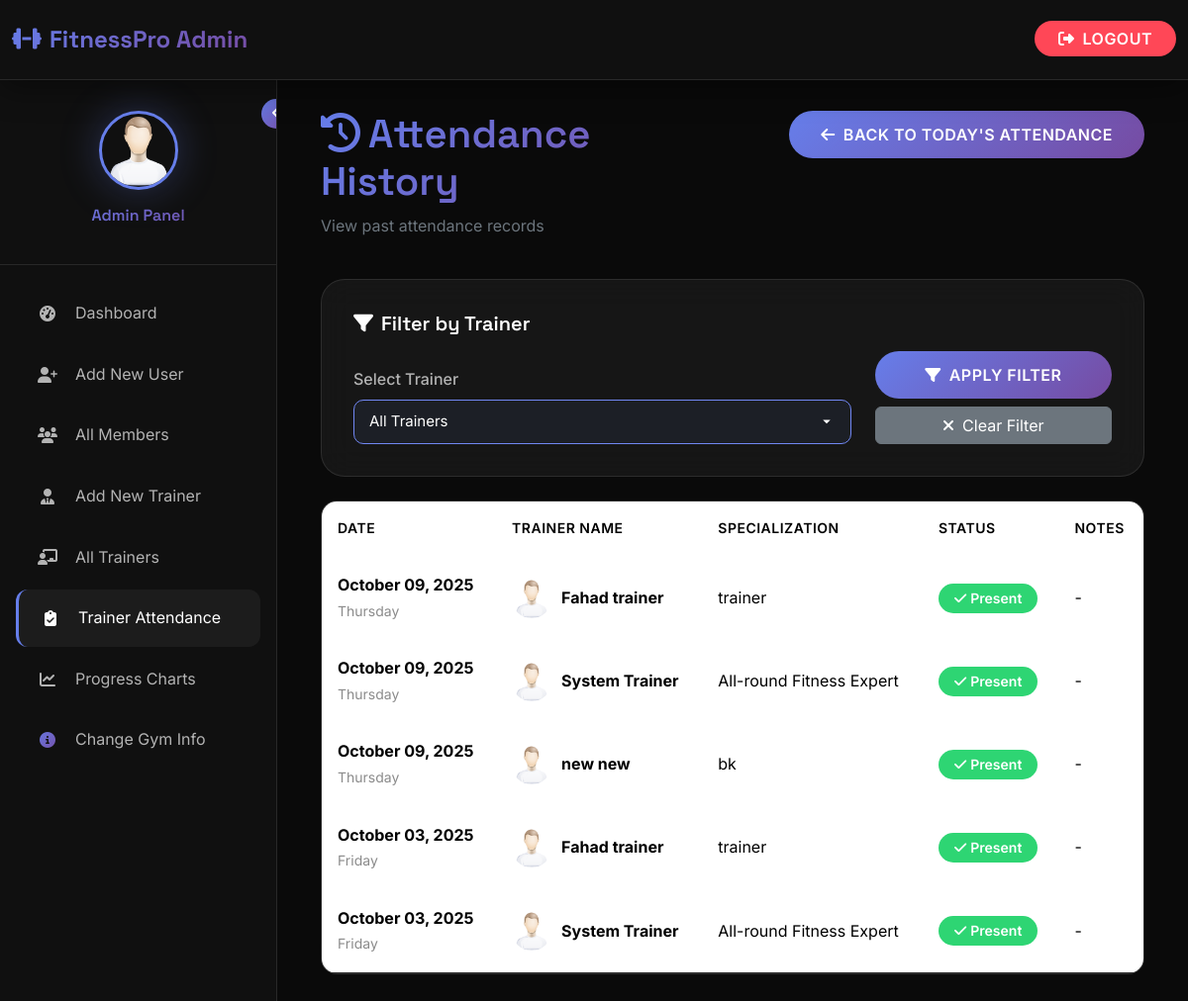
/attendance_history (signed in), run on an earlier commit of the app's database.
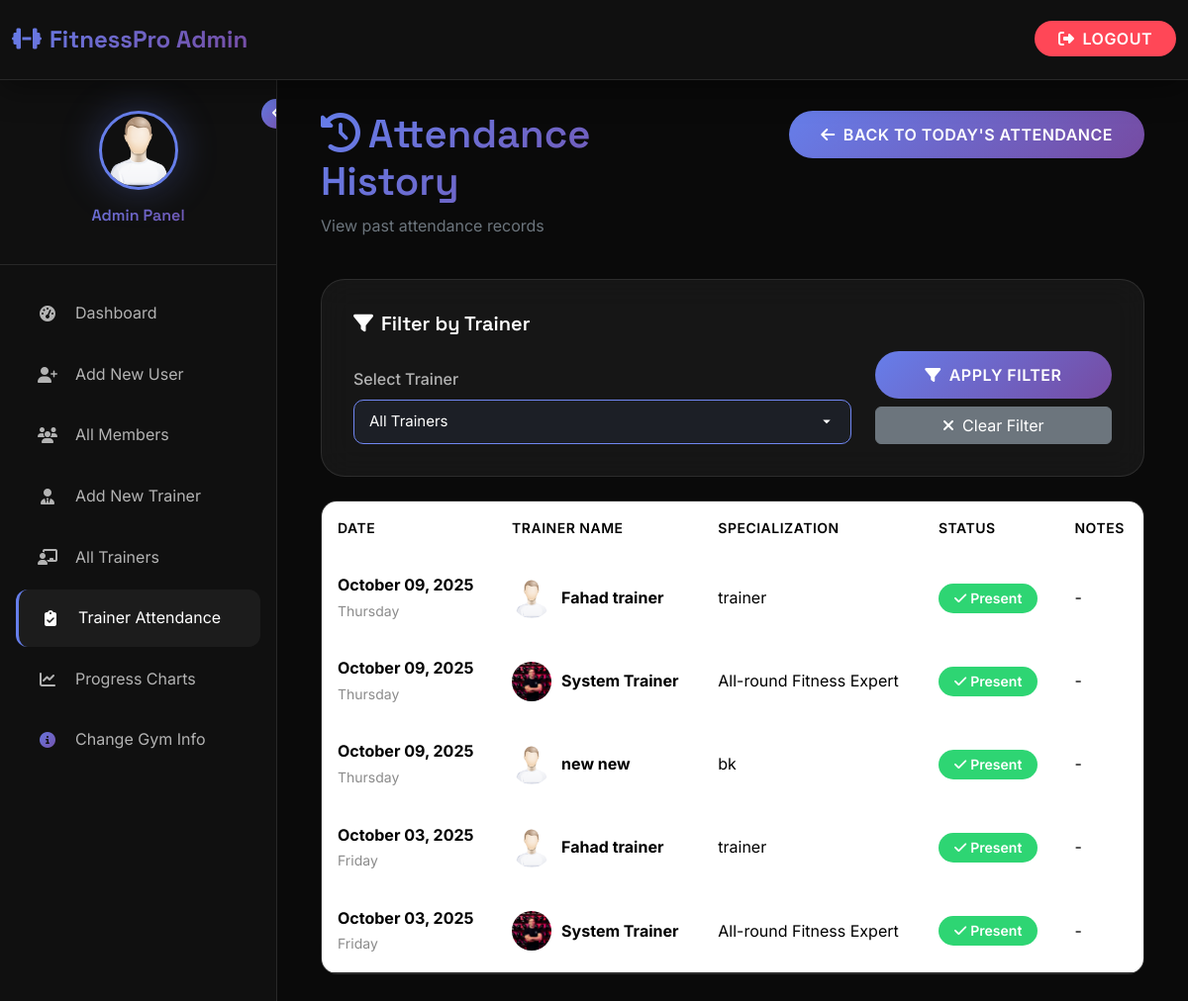
And on a later commit of the database.
### gym_management/gym_app/models.py (models this page shows, shortened)
class TrainerAttendance(models.Model):
    trainer = models.ForeignKey(Trainer, on_delete=models.CASCADE, related_name='attendance_records')
    date = models.DateField(default=timezone.now)
    present = models.BooleanField(default=True)
    notes = models.TextField(null=True, blank=True)
    class Meta:
        unique_together = ['trainer', 'date']

class Trainer(models.Model):
    first_name = models.CharField(max_length=50)
    last_name = models.CharField(max_length=50)
    email = models.CharField(max_length=50, null=True, blank=True)
    phone_number = models.CharField(max_length=20)
    username = models.CharField(max_length=150, unique=True)
    password = models.CharField(max_length=100)
    specialization = models.CharField(max_length=200, null=True, blank=True)
    image = models.ImageField(upload_to="trainers/", default="trainers/default.png", null=True, blank=True)
    created_at = models.DateTimeField(auto_now_add=True)

### gym_management/gym_app/views.py (the view)
# urls.py: path('attendance_history', views.attendance_history, name='attendance_history'),
def attendance_history(request):
    if 'admin_logged_in' not in request.session:
        return redirect('/admin_login')
    trainers = Trainer.objects.all()
    all_attendance = TrainerAttendance.objects.all().order_by('-date')
    trainer_filter = request.GET.get('trainer_id')
    if trainer_filter:
        all_attendance = all_attendance.filter(trainer_id=trainer_filter)
    data = {
        'trainers': trainers,
        'attendance_records': all_attendance,
        'selected_trainer': trainer_filter,
        'pending_count': Gym_user.get_pending_approvals().count(),
        'trainer_request_count': Gym_user.get_trainer_requests().count()
    }
    return render(request, 'admin/attendance_history.html', data)

### gym_management/gym_app/context_processors.py (called while the page is built)
def logged_in_user(request):
    user = None
    trainer = None
    if request.session.get('user_id'):
        try:
            user = Gym_user.objects.get(id=request.session['user_id'])
        except Gym_user.DoesNotExist:
            user = None
    elif request.session.get('trainer_id'):
        try:
            trainer = Trainer.objects.get(id=request.session['trainer_id'])
        except Trainer.DoesNotExist:
            trainer = None
    return {'logged_in_user': user, 'logged_in_trainer': trainer}

def gym_info_context(request):
    gym_info = GymInfo.objects.first()
    return {
        'gym_info': gym_info
    }

### gym_management/gym_app/models.py (called while the page is built)
    @staticmethod
    def get_pending_approvals():
        return Gym_user.objects.filter(is_approved=False)

    @staticmethod
    def get_trainer_requests():
        return Gym_user.objects.filter(trainer_requested=True, assigned_trainer=None)

### gym_management/gym_app/templates/admin/attendance_history.html (shortened to what the changed rows need)
{% extends 'base_admin.html' %}
{% load static %}
{% block content %}
<div class="container-fluid">
    <div class="row mb-4" data-aos="fade-down">
        <div class="col-md-6">
            <h1 class="gradient-text"><i class="fas fa-history me-2"></i>Attendance History</h1>
        </div>
    </div>
    <div class="row" data-aos="fade-up" data-aos-delay="100">
        <div class="col-12">
            {% if attendance_records %}
            <div class="table-responsive">
                <table class="table">
                    <thead>
                        <tr>
                            <th>Date</th>
                            <th>Trainer Name</th>
                            <th>Specialization</th>
                            <th>Status</th>
                            <th>Notes</th>
                        </tr>
                    </thead>
                    <tbody>
                        {% for record in attendance_records %}
                        <tr>
                            <td>
                                <strong>{{ record.date|date:"F d, Y" }}</strong>
                                <br>
                                <small   style = "color : var(--text-muted)"  >{{ record.date|date:"l" }}</small>
                            </td>
                            <td>
                                <div class="d-flex align-items-center">
                                    {% if record.trainer.image %}
                                        <img src="{{ record.trainer.image.url }}" alt="{{ record.trainer.first_name }}"
                                             style="width: 40px; height: 40px; border-radius: 50%; object-fit: cover; margin-right: 10px;">
                                    {% else %}
                                        <div style="width: 40px; height: 40px; border-radius: 50%; background: var(--primary-gradient);
                                                    display: flex; align-items: center; justify-content: center; margin-right: 10px; font-weight: 600;">
                                            {{ record.trainer.first_name.0 }}{{ record.trainer.last_name.0 }}
                                        </div>
                                    {% endif %}
                                    <div>
                                        <strong>{{ record.trainer.first_name }} {{ record.trainer.last_name }}</strong>
                                    </div>
                                </div>
                            </td>
                            <td>{{ record.trainer.specialization|default:"N/A" }}</td>
                            <td>
                                {% if record.present %}
                                    <span class="badge badge-success">
                                        <i class="fas fa-check me-1"></i>Present
                                    </span>
                                {% else %}
                                    <span class="badge badge-danger">
                                        <i class="fas fa-times me-1"></i>Absent
                                    </span>
                                {% endif %}
                            </td>
                            <td>{{ record.notes|default:"-" }}</td>
                        </tr>
                        {% endfor %}
                    </tbody>
                </table>
            </div>
            {% endif %}
        </div>
    </div>
</div>
{% endblock %}

What changed in the data, as far as the page shows it:
changed through a linked row, TrainerAttendance (number 2 of 5 on the later page): trainer.image: picture added in place of a placeholder
changed through a linked row, TrainerAttendance (number 5 of 5 on the later page): trainer.image: picture added in place of a placeholder
